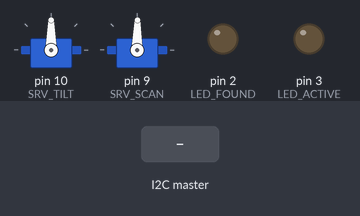
Recording of a sketch running on a simulated Arduino Uno, built with avr-gcc and run on an emulated ATmega328P. On the bench: 2 × servo, output pins drawn as LEDs (lit = HIGH). The test bench sets the inputs (shaded band).

Above: at 1.7 s.
1.8 s: the I2C master sends the byte 1
At 2.6 s:
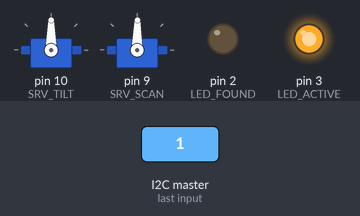
3.3 s: the I2C master sends the byte 2
At 3.7 s:
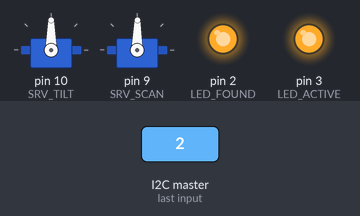
4.8 s: the I2C master sends the byte 1
At 6.0 s:
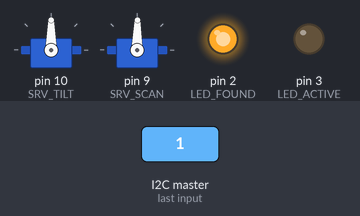
6.3 s: the I2C master sends the byte 0
At 7.2 s:
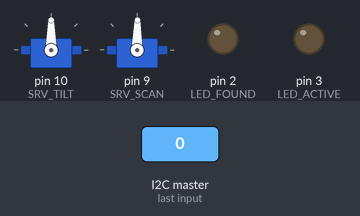
Timing chart, 0 to 8.8 s (numbered marks = the images above; inputs shaded):
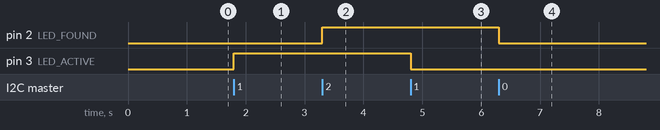

The sketch:

mast.ino
```cpp
#include <Servo.h>

#include <Wire.h>
#define I2C_ADDR	0x0A

#define LED_ACTIVE	3
#define LED_FOUND	2

#define SRV_TILT	10
#define SRV_SCAN	9
#define TURN_ZERO	89

byte cmd;

Servo tilt,scan;
bool led_a,led_f;

void setup()
{
	tilt.attach(SRV_TILT,900,2100);
	scan.attach(SRV_SCAN,800,2200);

	tilt.write(90);
	scan.write(TURN_ZERO);

	pinMode(LED_ACTIVE, OUTPUT);
	pinMode(LED_FOUND, OUTPUT);

	Wire.begin(I2C_ADDR);
	Wire.onReceive(recv);
	Wire.onRequest(req);

	delay(500);
}

void loop()
{
	digitalWrite(LED_ACTIVE,led_a);
	digitalWrite(LED_FOUND,led_f);
}

/*
	0x00	reset/stop
	0x01	toggle active led
	0x02	toggle found led
	0x03	run tilt: pos
	0x04	run scan: dir(l,n,r)

	0x80	0x1F
*/

void req()
{
	switch(cmd)
	{
	  case 0x80:
	  	Wire.write(0x1F);
	  	break;
	}
}

void recv(int count)
{
	cmd=Wire.read();
	switch(cmd){
	  case 0x00:
		tilt.write(90);
		scan.write(TURN_ZERO);
		led_a=led_f=0;
		break;
	  case 0x01:
		led_a=!led_a;
		break;
	  case 0x02:
		led_f=!led_f;
		break;
	  case 0x03:
		if(Wire.available()) tilt.write(Wire.read());
		break;
	  case 0x04:
		if(Wire.available()){
			byte d=Wire.read();
			if(d&0x80) scan.write(86);
			else if(d) scan.write(90);
			else scan.write(TURN_ZERO);
		}break;
	}while(Wire.available()) Wire.read();
}
```

Measured:
- after the input at 1.8 s, pin 3 (LED_ACTIVE): LOW → HIGH at once
- after the input at 3.3 s, pin 2 (LED_FOUND): LOW → HIGH at once
- after the input at 4.8 s, pin 3 (LED_ACTIVE): HIGH → LOW at once
- after the input at 6.3 s, pin 2 (LED_FOUND): HIGH → LOW at once
